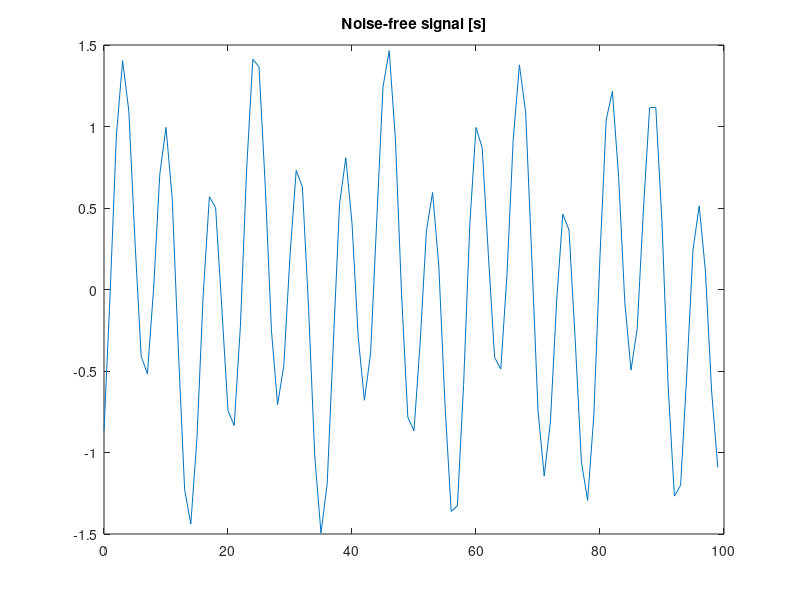

Write MATLAB code to recreate this figure. (Note: this script raises an error after producing the figure.)
%% Example: Basis pursuit denoising (bpd) with the DFT
% Estimation of sinusoids in white Gaussian noise


%% Misc

clear
close all
path(path, '../../libs/SALSA')

I = sqrt(-1);


%% Make signal

N = 100;                   % N : signal length
n = 0:N-1;

f1 = 0.05;
f2 = 0.14;
s = 0.5*sin(2*pi*f1*n) + sin(2*pi*f2*n - pi/3);
% s : sinusoid

figure(1)
clf
plot(n, s)
title('Noise-free signal [s]')


%% Define transform
% zero-padded DFT

Nfft = 256;

[A, AH, normA] = MakeTransforms('DFT', N, Nfft);

%%
% Validate normA calculation

% imp : an impulse in transform domain
imp = zeros(1, Nfft);
n0 = 10;
imp(n0) = 1;

[normA norm(A(imp))]   % should be same


%% Make noisy data

sigma = 0.5;

randn('state', 1); % set state for reproducibility of example

y = s + sigma * randn(size(s));

f = (0:Nfft-1)/Nfft;        % f : frequency axis

figure(1)
clf

subplot(2, 1, 1)
plot(n, y)
title('Noisy data [y]')

subplot(2, 1, 2)
plot(f, abs( AH(y) ))
title('DFT of noisy data')
ylabel('abs( A^H y )')
xlabel('Frequency')


%% Solve bpd problem

beta = 3;
beta = 2.5;
lam = beta * sigma * normA;

mu = 0.1;
Nit = 100;

[c, cost] = bpd(y, A, AH, lam, mu, Nit);

x = A(c);

% Display cost function history to observe convergence of algorithm.
figure(1)
clf
plot(cost)
title('Cost function history')
xlabel('Iteration')


%% Display denoised signal

figure(1)
clf

subplot(2, 1, 1)
plot(n, real(x))
title('Denoised signal')
ylabel('real( Ac )')

subplot(2, 1, 2)
plot(f, abs(c), '.-')
title(sprintf('bpd DFT coefficients (beta = %.2f)', beta));
ylabel('abs( c )')
xlabel('Frequency')


%% Optimality scatter plot

I = sqrt(-1);
g = (1/lam) * AH(y - A(c)) .* exp(-I*angle(c));

cmax = max(abs(c));

figure(2)
clf
plot3( real(g), imag(g), abs(c), '.')
zlabel('abs( c )')
xlabel('Re(A^H(y - A c) e^{-j\anglec})/\lambda')
ylabel('Im(A^H(y - A c) e^{-j\anglec})/\lambda')
title('Optimality scatter plot')
grid off
theta = linspace(0, 2*pi, 200);
line( cos(theta), sin(theta), 'color', [1 1 1]*0.5)
line([1 1], [0 0], [0 cmax],  'color', [1 1 1]*0.5)
xm = 1.2;
xlim([-1 1]*xm)
ylim([-1 1]*xm)
line([-1 1]*xm, [1 1]*xm, 'color', 'black')
line([1 1]*xm, [-1 1]*xm, 'color', 'black')
box off

% Animate: vary view orientation
az = -36;
for el = [40:-1:5]
    view([az el])
    drawnow
end
for az = [-36:-3]
    view([az el])
    drawnow
end


%% Save figure to file
%{
MyGraphPrefs('on')

figure(3)
clf

subplot(4, 1, 1)
line(n, y)
mytitle('Noisy data');
ylabel('y')
xlabel('Time (sec)')
ylim([-3 3])

subplot(4, 1, 2)
line(f, abs(AH(y) ))
mytitle('DFT of noisy data');
ylabel('abs( A^H y )')
xlabel('Frequency (Hz)')
xlim([0 0.5])

subplot(4, 1, 3)
line(f, abs(c), 'marker', '.')
% title('DFT coefficients [Output of bpd]');
mytitle(sprintf('bpd DFT (beta = %.2f)', beta));
ylabel('abs( c )')
xlabel('Frequency (Hz)')
xlim([0 0.5])

subplot(4, 1, 4)
line(n, real(A(c)))
mytitle('Denoised data');
ylabel('real( Ac )')
xlabel('Time (sec)')
ylim([-3 3])

% print figure to pdf file
orient tall
print -dpdf figures/bpd_example_dft

% print figure to eps file
set(gcf, 'PaperPosition', [1 1 4 7])
print -deps figures_eps/bpd_example_dft

MyGraphPrefs('off')
%}

%% Animate: vary lambda

for beta = 0.1:0.1:3

    lam = beta * sigma * normA;
    [c, cost] = bpd(y, A, AH, lam, mu, Nit);
    x = A(c);
    
    figure(10)
    clf
    
    subplot(2, 1, 1)
    plot(f, abs(c), '.-')
    xlim([0 0.5])
    ylim([0 1.5*cmax])
    title(sprintf('bpd-optimal DFT coefficients : \\lambda = \\beta\\sigma ||a||, \\beta = %.2f', beta));
%     title(sprintf('\\beta = %.2f; \\lambda = \\beta \\sigma ||a||', beta));
    ylabel('abs( c )')
    xlabel('Frequency')
    
    subplot(2, 1, 2)
    plot(real(x))
    ylim([-3 3])
    title(sprintf('Denoised signal, \\beta = %.2f', beta));
    ylabel('real( Ac )')
    xlabel('Time')
    
    drawnow
    
end



